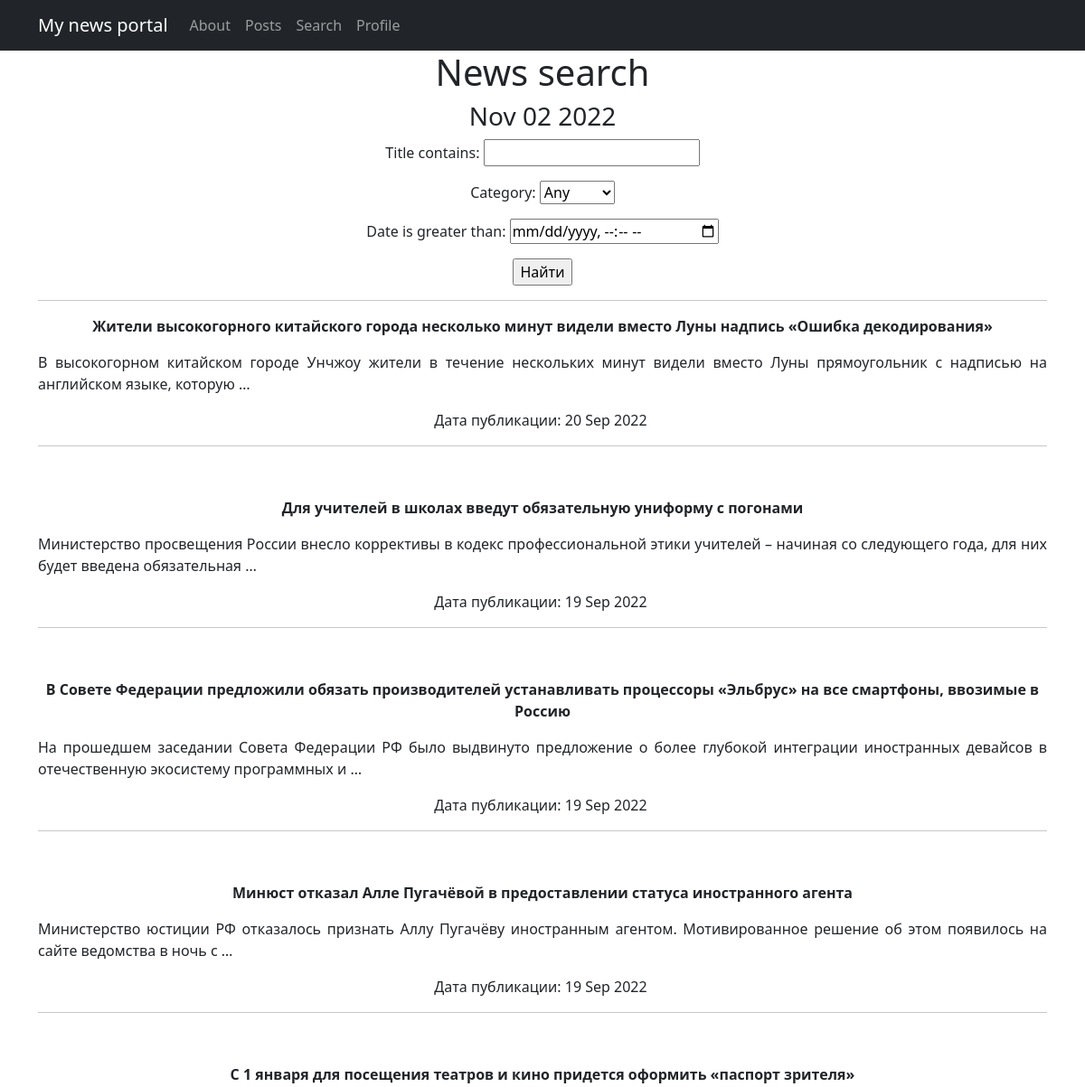
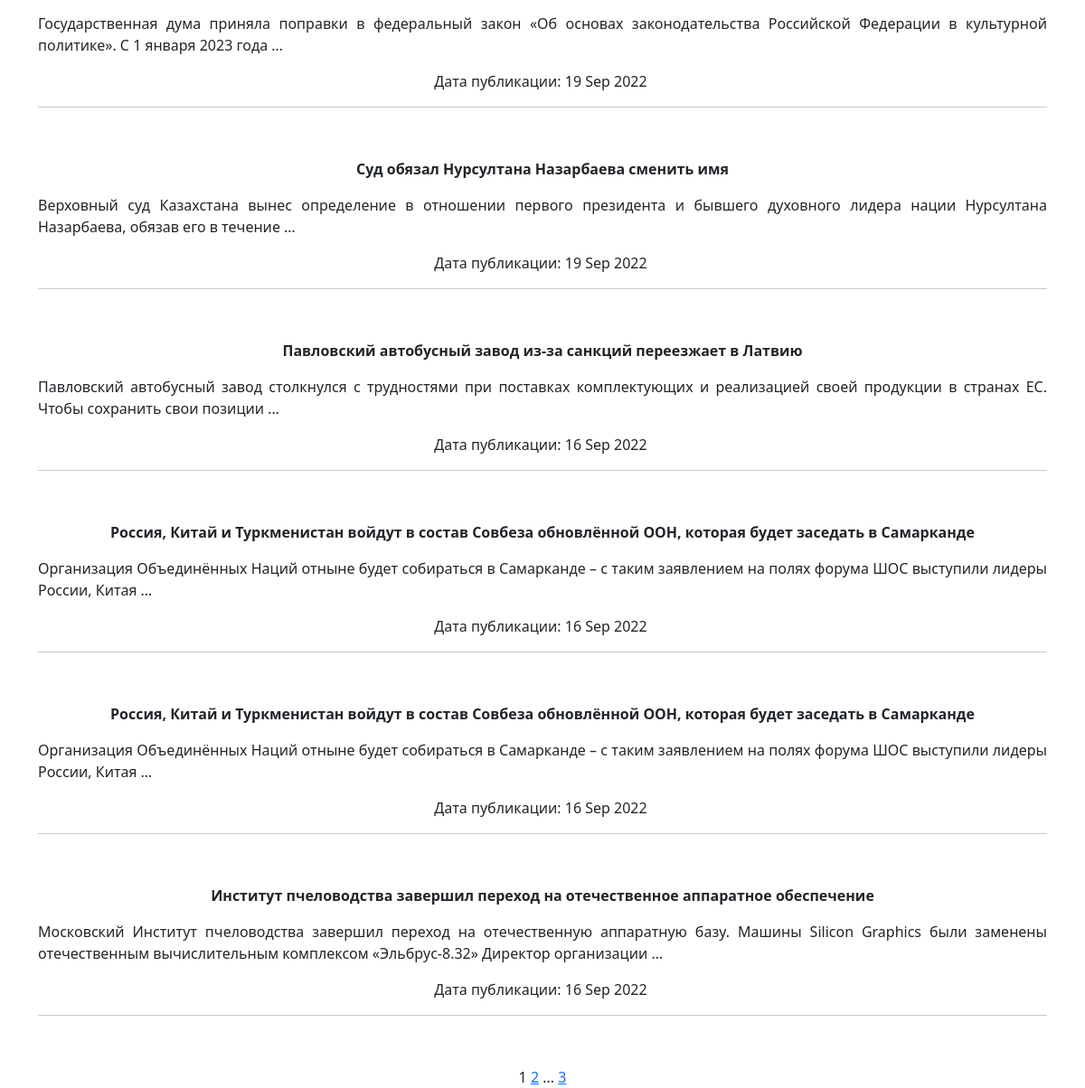
Page /posts/search/ on the earlier database version (2 pictures, top to bottom).
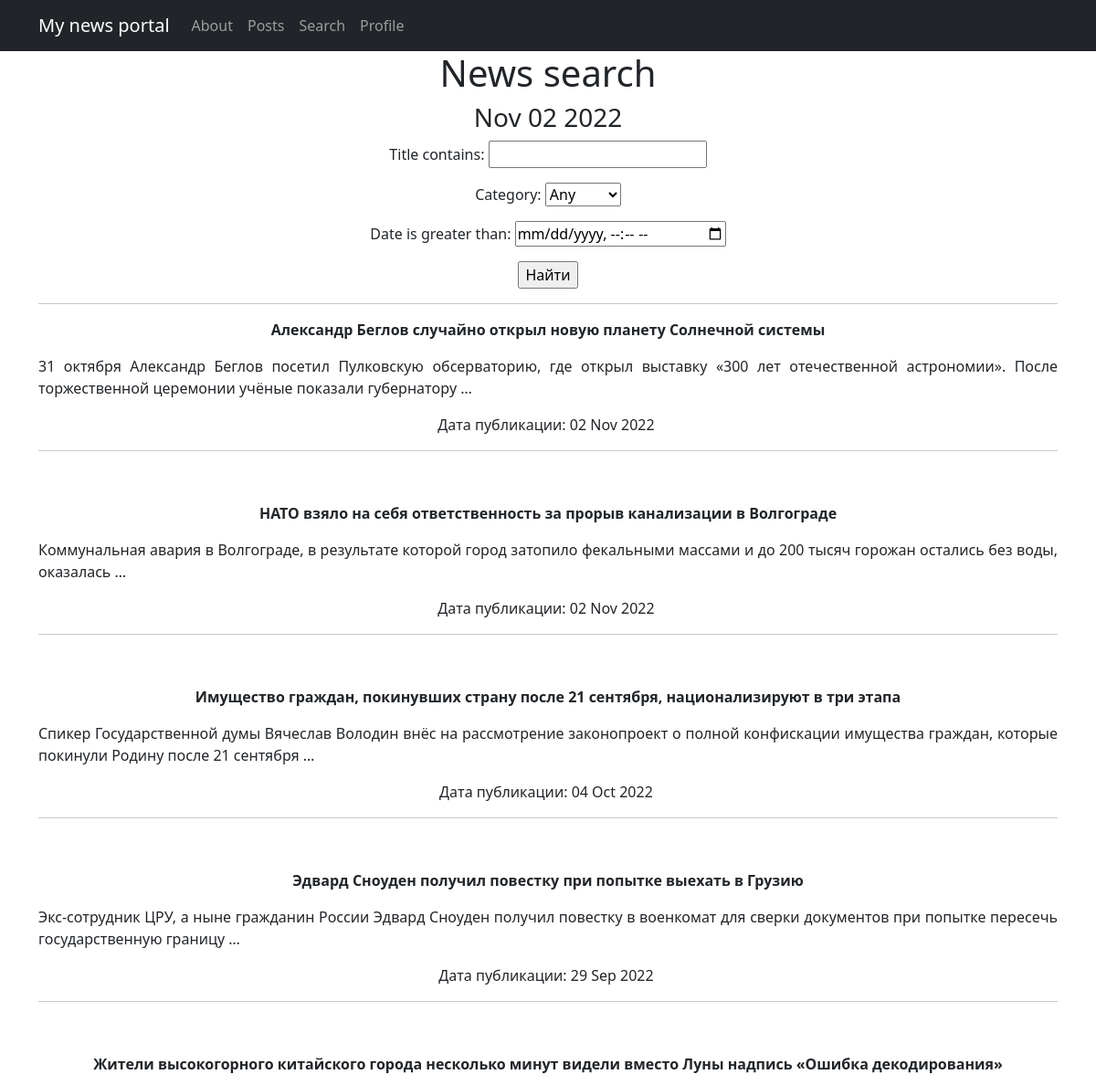
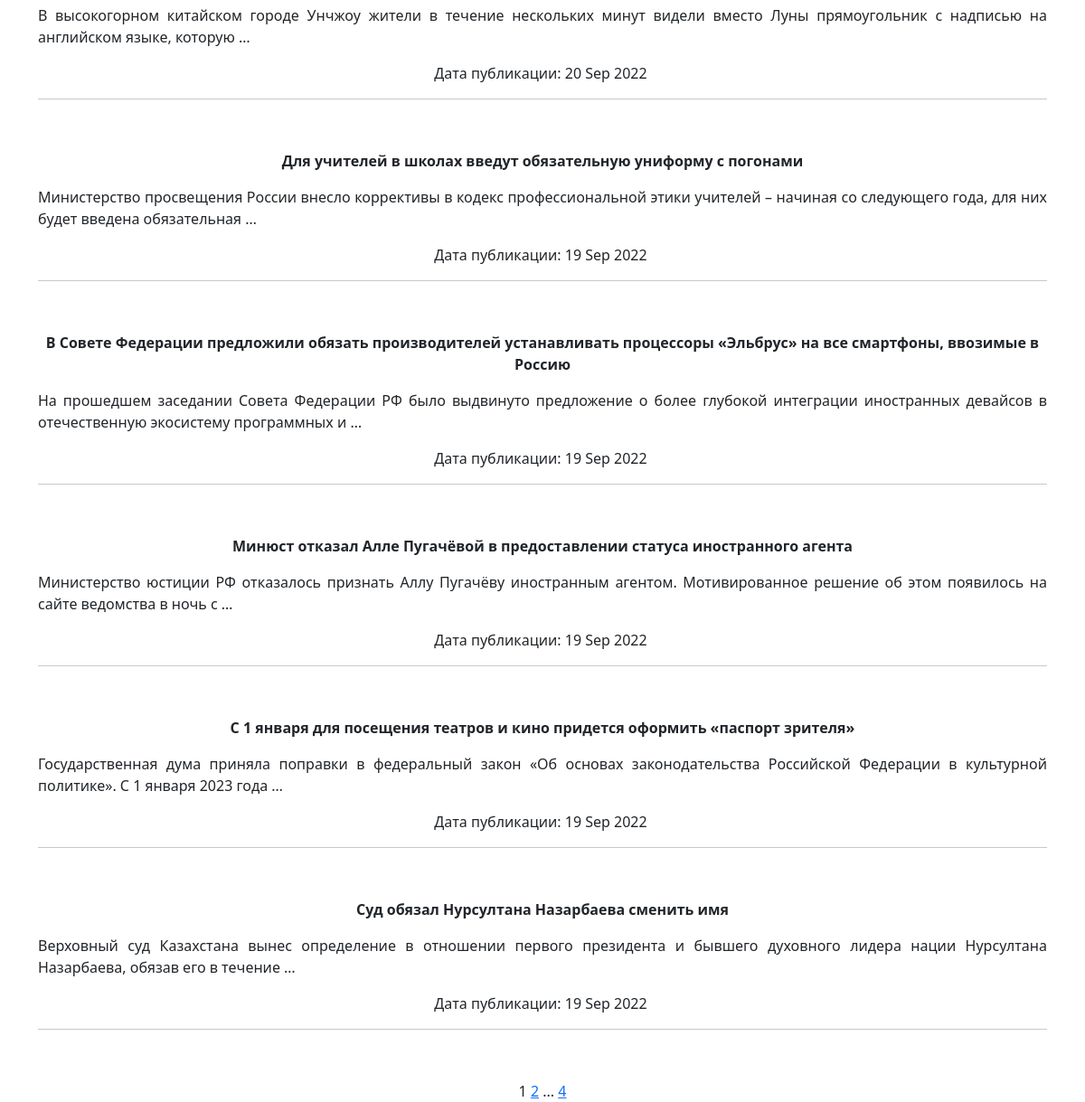
Same page on the later database version (2 pictures, top to bottom).
### news/models.py (models this page shows, shortened)
class Post(models.Model):
    NEWS = 'NE'
    ARTICLE = 'AR'
    CHOICES = [
        (NEWS, 'Новость'),
        (ARTICLE, 'Статья')
    ]
    postAuthor = models.ForeignKey(Author, on_delete=models.CASCADE)
    categoryChoice = models.CharField(max_length=2,
                                      choices=CHOICES,
                                      default=NEWS)
    date = models.DateTimeField(auto_now_add=True)
    Category = models.ManyToManyField(Category, related_name='posts', through='PostCategory', verbose_name='Категория')
    title = models.CharField(max_length=150)
    text = models.TextField()
    rating = models.IntegerField(default=0)

### news/views.py (the view)
# urls.py: path('search/', PostSearch.as_view(), name='post_search'),
class PostSearch(ListView):
    model = Post
    ordering = ['-date']
    template_name = 'posts_search.html'
    context_object_name = 'posts'
    paginate_by = 10
    def get_queryset(self):
        queryset = super().get_queryset()
        self.filterset = PostFilter(self.request.GET, queryset)
        return self.filterset.qs
    def get_context_data(self, **kwargs):
        context = super().get_context_data(**kwargs)
        context['filterset'] = self.filterset
        context['time_now'] = datetime.utcnow()
        return context

### news/models.py (called while the page is built)
    def __str__(self):
        return f'{self.categoryName}'

### news/templatetags/custom_filters.py (called while the page is built)
@register.filter()
def censor(in_text):
   for word in in_text.split():
      if word.lower() in F_WORDS:
         in_text = in_text.replace(
            word,
            f'{word[0]}{"*" * (len(word) - 1)}'
         )
   return in_text

### news/templatetags/custom_tags.py (called while the page is built)
@register.simple_tag(takes_context=True)
def url_replace(context, **kwargs):
   d = context['request'].GET.copy()
   for k, v in kwargs.items():
       d[k] = v
   return d.urlencode()

### templates/posts_search.html (shortened to what this page needs)
{% extends 'flatpages/default.html' %}
{% load custom_filters %}
{% load custom_tags %}
{% block content %}
   <h1>News search</h1>
   <h3>{{ time_now|date:'M d Y' }}</h3>
<form action="" method="get">
   {{ filterset.form.as_p }}
   <input type="submit" value="Найти" />
</form>
   <hr>
   {% if posts %}
           {% for post in posts %}
           <tr>
               <div>
                    <p style="text-align: center;"><strong>{{ post.title|censor }}</strong></p>
               </div>
               <div>
                   <p style="text-align: justify;">{{ post.text|truncatewords:20|censor }}</p>
               </div>
               <div>
                    <p style="text-align: center;">Дата публикации: {{ post.date|date:'d M Y' }}&nbsp;</p>
                    <hr />
                    <p style="text-align: center;">&nbsp;</p>
               </div>
           </tr>
           {% endfor %}
   {% else %}
       <h2>There are no news!</h2>
   {% endif %}
   {{ page_obj.number }}
   {% if page_obj.has_next %}
       <a href="?{% url_replace page=page_obj.next_page_number %}">{{ page_obj.next_page_number }}</a>
       {% if paginator.num_pages != page_obj.next_page_number %}
           ...
           <a href="?{% url_replace page=page_obj.paginator.num_pages %}">{{ page_obj.paginator.num_pages }}</a>
       {% endif %}
   {% endif %}
{% endblock content %}

Differences in the rows shown:
no longer on this page (row unchanged): Post: title|censor "Павловский автобусный завод из-за санкций переезжает в Латвию", text|censor "Павловский автобусный завод столкнулся с трудностями при поставках комплектующих и реализацией своей продукции в странах ЕС. Чтобы сохранить свои позиции …", date "16 Sep 2022"
no longer on this page (row unchanged): Post: title|censor "Россия, Китай и Туркменистан войдут в состав Совбеза обновлённой ООН, которая будет заседать в Самарканде", text|censor "Организация Объединённых Наций отныне будет собираться в Самарканде – с таким заявлением на полях форума ШОС выступили лидеры России, Китая …", date "16 Sep 2022"
no longer on this page (row unchanged): Post: title|censor "Россия, Китай и Туркменистан войдут в состав Совбеза обновлённой ООН, которая будет заседать в Самарканде", text|censor "Организация Объединённых Наций отныне будет собираться в Самарканде – с таким заявлением на полях форума ШОС выступили лидеры России, Китая …", date "16 Sep 2022"
no longer on this page (row unchanged): Post: title|censor "Институт пчеловодства завершил переход на отечественное аппаратное обеспечение", text|censor "Московский Институт пчеловодства завершил переход на отечественную аппаратную базу. Машины Silicon Graphics были заменены отечественным вычислительным комплексом «Эльбрус-8.32» Директор организации …", date "16 Sep 2022"
added Post: title|censor "Александр Беглов случайно открыл новую планету Солнечной системы", text|censor "31 октября Александр Беглов посетил Пулковскую обсерваторию, где открыл выставку «300 лет отечественной астрономии». После торжественной церемонии учёные показали губернатору …", date "02 Nov 2022"
added Post: title|censor "НАТО взяло на себя ответственность за прорыв канализации в Волгограде", text|censor "Коммунальная авария в Волгограде, в результате которой город затопило фекальными массами и до 200 тысяч горожан остались без воды, оказалась …", date "02 Nov 2022"
added Post: title|censor "Имущество граждан, покинувших страну после 21 сентября, национализируют в три этапа", text|censor "Спикер Государственной думы Вячеслав Володин внёс на рассмотрение законопроект о полной конфискации имущества граждан, которые покинули Родину после 21 сентября …", date "04 Oct 2022"
added Post: title|censor "Эдвард Сноуден получил повестку при попытке выехать в Грузию", text|censor "Экс-сотрудник ЦРУ, а ныне гражданин России Эдвард Сноуден получил повестку в военкомат для сверки документов при попытке пересечь государственную границу …", date "29 Sep 2022"
Other differences:
{{ page_obj.paginator.num_pages }}: "3" → "4"
